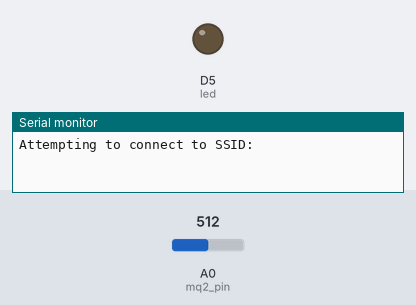
Simulated run of this sketch. Board: ESP8266 (NodeMCU). Parts: output pins drawn as LEDs (lit = HIGH), the last lines printed to the serial monitor. Inputs (shaded band) come from the test bench; at power-on: A0 (mq2_pin) = 512. WiFi joins after 1.5 s; servers stay silent unless stated; uploads are accepted with an empty reply.

Above: at 0.1 s.
At 50.1 s:
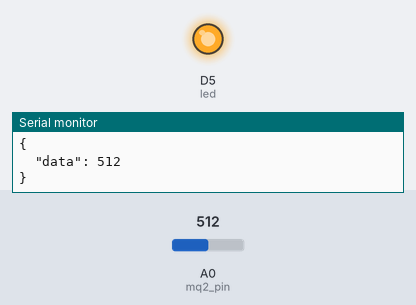
Timing chart, 0 to 51.6 s (numbered marks = the images above):
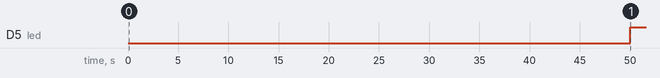

Measured:
- by itself, D5 (led): LOW → HIGH at 50.0 s

The sketch:

Smoke_Detector.ino
```cpp
//#include <SPI.h>
#include <ESP8266WiFi.h>
#include <ArduinoJson.h>
//#include <HTTPClient.h>
#include <SimpleTimer.h>
#include <ESP8266HTTPClient.h>


#define   mq2_pin A0 //Sensor pin

#define led D5
#define buzzer D0

#include "arduino_secrets.h"
///////please enter your sensitive data in the Secret tab/arduino_secrets.h
char ssid[] = SECRET_SSID;        // your network SSID (name)
char pass[] = SECRET_PASS;    // your network password (use for WPA, or use as key for WEP)
int keyIndex = 0;            // your network key Index number (needed only for WEP)

char server[] = "http://smoke-sensor-api.herokuapp.com/api/data";    // name address for you server in the cloud (using DNS)
int port = 80;

// Time interval for all post messages
int INTERVAL = 3600000;
int threshold = 250;


SimpleTimer timer; // Create simple timer object

WiFiClient wifi;
int status = WL_IDLE_STATUS;

//Interval per readings definitions
int INTERVAL_READING = 50;
int INTERVAL_READING_TIME_SPACING = 500;

String contentType = "application/json";
int statusCode  = 0;
String response = " ";


HTTPClient client;

void setup() {
  //Initialize serial and wait for port to open:
  Serial.begin(115200);
  while (!Serial) {
    ; // wait for serial port to connect. Needed for native USB port only
  }
  pinMode(led,OUTPUT);

  // check for the presence of the shield:
  if (WiFi.status() == WL_NO_SHIELD) {
    Serial.println("WiFi shield not present");
    // don't continue:
    while (true);
  }

  // attempt to connect to WiFi network:
  while (status != WL_CONNECTED) {
    Serial.print("Attempting to connect to SSID: ");
    Serial.println(ssid);
    // Connect to WPA/WPA2 network. Change this line if using open or WEP network:
    status = WiFi.begin(ssid, pass);

    // wait 10 seconds for connection:
    delay(10000);
  }
  Serial.println("Connected to wifi");
  client.begin(server);
  Serial.println("Connecting to server.......");
}

void loop() {

  //  Get mqSensor value
  int mqValue=0;
  // read mq sensor at intervals
  Serial.println("Taking sensor readings.");
  mqValue = mqIntervalReading();
  //  Push data to server if sensor records a dangerous value indicating smoke
  if(mqValue > threshold){
  digitalWrite(led,HIGH); // Light the LED indicating danger
  digitalWrite(buzzer,HIGH); // Sound the buzzer to draw attention
  postData(mqValue);  // Push data to server
  }
  else{
    Serial.println("No dangerous data recored\nProceeding");
   }
  delay(10000); // Wait for 10s before taking next reading
  // if the server's disconnected, stop the client:
  if (status != WL_CONNECTED) {
    Serial.println();
    Serial.println("Wireless Network Disconnected.");
    client.end();

  }
}

//Read MQ Values
int readMQ(){
  int analogSensor = analogRead(mq2_pin); // Read value value from sensor
  delay(100); // Wait for 0.1s
  return analogSensor;
  }

//Read sensor values at different intervals
long mqIntervalReading(){
  long  value = 0;
  for(int i=0;i<INTERVAL_READING;i++){
      value += readMQ();
      delay(INTERVAL_READING_TIME_SPACING);
    }
  value = value/INTERVAL_READING;
  return value;
}

//Send data to server
void postData(int mqValue){
  StaticJsonDocument<200> doc;
  char JsonMessageBuffer[200];
  doc["data"] = mqValue;
  serializeJsonPretty(doc, Serial);
  serializeJsonPretty(doc,JsonMessageBuffer);
  client.addHeader("Content-Type", "application/json",false,true);
//  client.addHeader("Content-Type", "application/x-www-form-urlencoded");
  statusCode = client.POST(JsonMessageBuffer);
  response = client.getString();
  while(statusCode != 201)
    {
        delay(2000);
        Serial.println("Data could not be posted.");
        Serial.println("StatusCode:");
        Serial.print(statusCode);
        Serial.println("Response received:");
        Serial.println(response);
        Serial.println("Reposting data again");
        statusCode = client.POST(JsonMessageBuffer);

    }
  Serial.println("Data successfully posted.");
  Serial.println("Response received:");
  Serial.println(response);
  client.end();

}
```

arduino_secrets.h
```cpp
#define SECRET_SSID ""
#define SECRET_PASS ""
```
